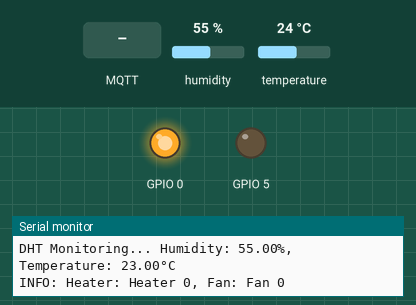
Recording of a program running on a simulated ESP8266 (NodeMCU). Parts: output pins drawn as LEDs (lit = HIGH), the last lines printed to the serial monitor. The test bench sets the inputs (shaded band); at power-on: temperature 24 °C, humidity 55 %. Random numbers use the default seed unless the program sets one; no MQTT or app messages arrive unless stated.

Above: at 2.7 s.
2.8 s: temperature set to 29.7 °C
4.8 s: temperature set to 31.2 °C
At 6.9 s:
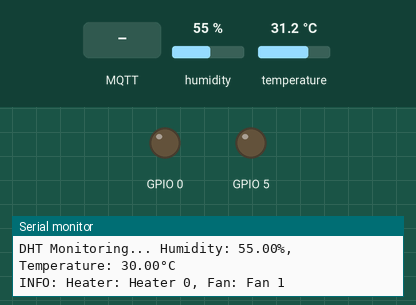
10.2 s: MQTT message "RESET" arrives on the first subscribed topic
At 11.0 s:
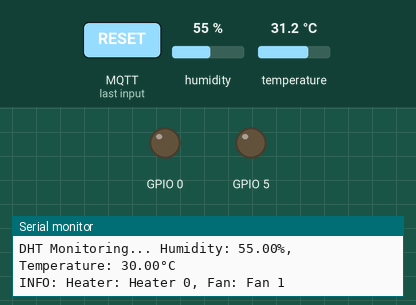
12.2 s: temperature set to 12 °C
At 14.6 s:
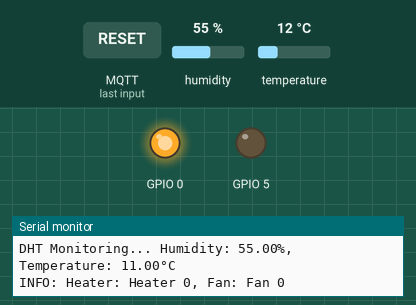
15.4 s: temperature set to 33 °C
At 16.6 s:
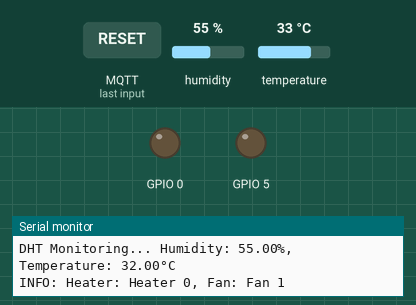
Timing chart, 0 to 18.4 s (numbered marks = the images above; inputs shaded):
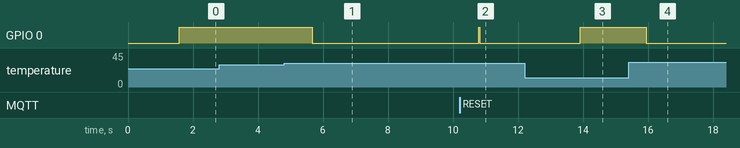

Measured:
- the behaviour switches between 30.4 and 30.5 °C on temperature (found by bisection; images 0 and 1)
- after the input at 4.8 s, GPIO 0: HIGH → LOW after 0.87 s
- after the input at 10.2 s, GPIO 0: LOW → HIGH after 0.59 s, → LOW 0.03 s later
- after the input at 12.2 s, GPIO 0: LOW → HIGH after 1.7 s
- after the input at 15.4 s, GPIO 0: HIGH → LOW after 0.55 s

The program:

main.cpp
```cpp
#include <Arduino.h>
#include <TempHumidity.hpp>
#include <Wifi.hpp>
#include <Mqtt.hpp>
#include <NTPClient.h>
#include <ArduinoJson.h>
#include <Relais.hpp>
#include <FilamentSettings.hpp>
#include <HeaterSettings.hpp>
#include <Pins.hpp>

TempHumidity tempHumidity(DHTPIN, DHTTYPE);
HeaterSettings heater(tempHumidity);
Relais heaterRelay(HEATER_RELAIS_PIN, "Heater");
Relais fanRelay(FAN_RELAIS_PIN, "Fan");
bool manualOverride = false;

void mqttCallback(char *topic, byte *payload, unsigned int length)
{
  char message[length + 1];
  memcpy(message, payload, length);
  message[length] = '\0';

  String messageStr(message);
  Serial.print("MQTT message received on topic: ");
  Serial.print(topic);
  Serial.print(" Message: ");
  Serial.println(messageStr);

  if (String(topic) == "cmnd/dryer/filament")
  {
    for (const auto &setting : filamentSettings)
    {
      if (setting.material.equalsIgnoreCase(messageStr))
      {
        heater.setTargetTemperature(setting.temperature, heaterRelay, fanRelay);
        heater.setTargetTime(setting.time);
        fanRelay.turnOff();
        heaterRelay.turnOn();
        Serial.println("Filament settings applied: " + messageStr);
        break;
      }
      else if (messageStr.equalsIgnoreCase("RESET"))
      {
        manualOverride = false;
        heaterRelay.turnOff();
        heater.setTargetTime(0);
        fanRelay.turnOn(); // NC
        Serial.println("Heater reseted filament state!");
      }
    }
  }

  else if (String(topic) == "cmnd/dryer/heater")
  {
    manualOverride = true; // Manual Override
    if (messageStr.equalsIgnoreCase("ON"))
    {
      heaterRelay.turnOn();
      fanRelay.turnOff(); // on NC
      Serial.println("Heater turned ON (Manual Override)");
    }
    else if (messageStr.equalsIgnoreCase("OFF"))
    {
      heaterRelay.turnOff();
      fanRelay.turnOn(); // NC
      Serial.println("Heater turned OFF (Manual Override)");
    }
  }
  else if (String(topic) == "cmnd/dryer/fan")
  {
    manualOverride = true; // Manual Override
    if (messageStr.equalsIgnoreCase("ON"))
    {
      fanRelay.turnOff(); // NC
      Serial.println("Fan turned ON (NC) (Manual Override)");
    }
    else if (messageStr.equalsIgnoreCase("OFF"))
    {
      fanRelay.turnOn(); // turns fan off NC
      Serial.println("Fan turned OFF (NC) (Manual Override)");
    }
  }
}

void publishDryerState()
{
  tempHumidity.updateReadings();

  StaticJsonDocument<300> doc;
  doc["humidity"] = tempHumidity.getHumidity();
  doc["currentTemperature"] = tempHumidity.getTemperature();
  doc["targetTemperature"] = heater.getTargetTemperature();
  doc["remainingTime"] = (heater.computeRemainingTime() / 60000);
  doc["heaterState"] = heaterRelay.getState();
  doc["fanState"] = fanRelay.getState() ? false : true; // change bool for fan monitoring (NC)

  char buffer[512];
  serializeJson(doc, buffer);
  mqtt_client.publish("tele/dryer/state", buffer);

  char infoBuffer[256];
  sprintf(infoBuffer, "INFO: Heater: %s %d, Fan: %s %d\n",
          heaterRelay.getName().c_str(), heaterRelay.getState() ? 1 : 0,
          fanRelay.getName().c_str(), fanRelay.getState() ? 0 : 1);

  Serial.print(infoBuffer);
}

void setupRelais()
{
  pinMode(HEATER_RELAIS_PIN, OUTPUT);
  pinMode(FAN_RELAIS_PIN, OUTPUT);
}

void setup()
{
  setupRelais();
  Serial.begin(115200);
  connectToWifi();
  connectToBroker();
  mqtt_client.setCallback(mqttCallback);

  tempHumidity.setupDHT();

  heaterRelay.turnOff();
  fanRelay.turnOff();
}
void loop()
{
  // Update temperature and humidity readings
  tempHumidity.updateReadings();
  float temperature = tempHumidity.getTemperature();

  // Check MQTT connection and reconnect if necessary
  if (!mqtt_client.connected())
  {
    reconnectToBroker();
  }
  mqtt_client.loop();

  // Safety shutdown at temperatures above 80°C
  if (temperature >= 80)
  {
    heaterRelay.turnOff();
    fanRelay.turnOff(); // Fan ON due to NC connection, safety shutdown
    Serial.println("Safety: Temperature >= 80°C. Heater OFF, Fan ON.");
  }
  else if (temperature < 30 && !heaterRelay.getState() && manualOverride == false)
  {
    // Turn off the fan if the temperature is below 30 degrees and the heater is off
    fanRelay.turnOn(); // Fan OFF due to NC connection
    Serial.println("Temperature < 30°C. Fan OFF.");
  }
  else if (temperature >= heater.getTargetTemperature() && manualOverride == false)
  {
    // Turn off the heater and keep the fan running when the target temperature is reached
    heaterRelay.turnOff();
    fanRelay.turnOff(); // fan keeps cooling (NC)
    Serial.println("Target temperature reached or exceeded. Heater OFF, Fan continues for cooling.");
  }
  else if (temperature < heater.getTargetTemperature() && manualOverride == false)
  {
    // Turn on the heater if the temperature is below the target temperature
    heaterRelay.turnOn();
    fanRelay.turnOff(); // fan keeps cooling (NC)
    Serial.println("PTC heater is activated. Temperature below target.");
  }

  // Calculate remaining time and turn off the heater when time up
  unsigned long remainingTime = heater.computeRemainingTime();
  if (remainingTime == 0 && heaterRelay.getState())
  {
    heaterRelay.turnOff();
    Serial.println("Drying complete. Heater OFF.");

    if (temperature < 30 && !heaterRelay.getState())
    {
      fanRelay.turnOff(); // Fan ON for cooling
      Serial.println("Temperature < 30°C. Fan OFF.");
    }
  }

  publishDryerState();
  delay(1000); // Short pause to not overload the loop
}
```
